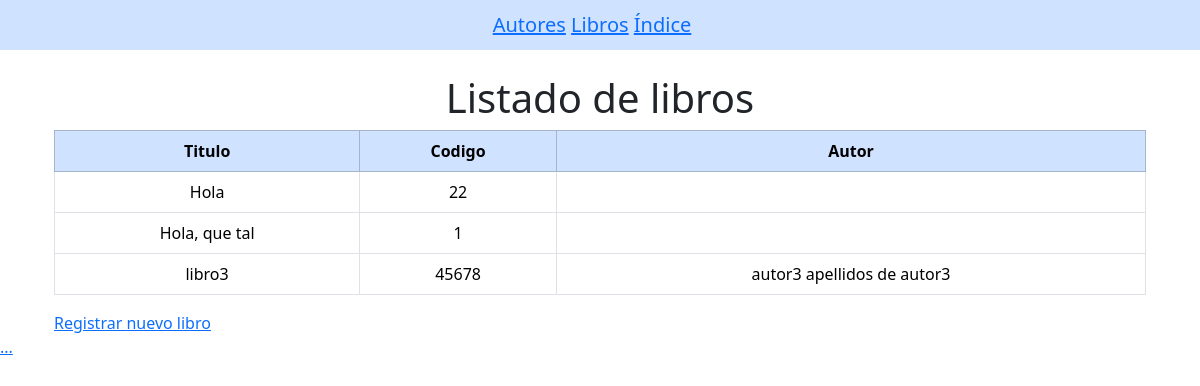
The app's page /book/, older data.
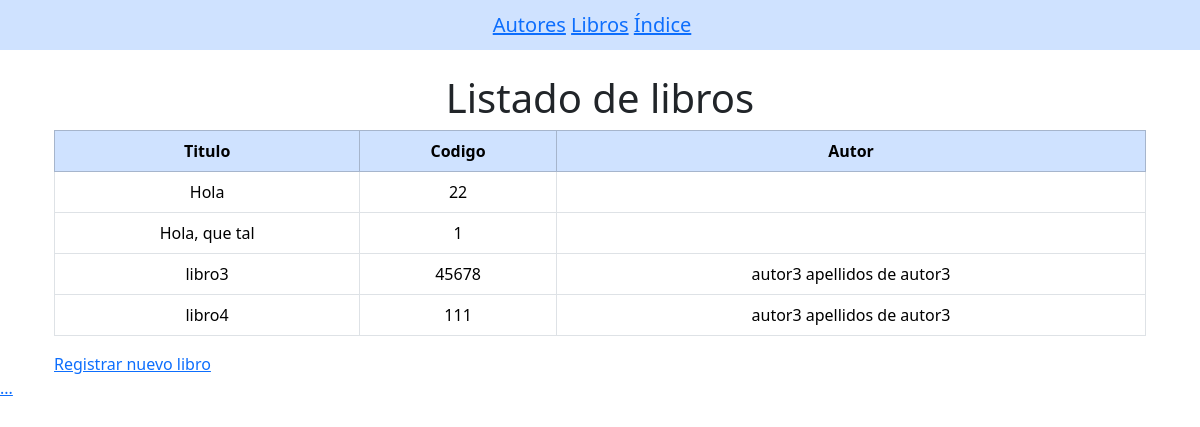
The same page, newer data.
### HolaMundo/models.py (models this page shows)
class Book (models.Model):
    title=models.CharField('Título del libro',max_length=255,unique=True)
    cod=models.CharField('Codigo',max_length=15,unique=True)
    author=models.ManyToManyField(Author)

class Author (models.Model):
    name=models.CharField (verbose_name='Nombre', # etiqueta dentro de la tabla
    max_length= 100,
    default=''
    )
    last_name=models.CharField(verbose_name='Apellido',
    max_length=150,
    default='')
    age=models.PositiveSmallIntegerField (verbose_name='Edad',)
    mail=models.EmailField(verbose_name='email',max_length=150,default='')
    def __str__(self):
        return f'{self.name} {self.last_name}'

### HolaMundo/views.py (the view)
# urls.py: path('book/', views.book),
def book (request):
    book = Book.objects.all()
    return render(request, 'book.html',{'books': book})

### HolaMundo/Templates/book.html (shortened to what this page needs)
<!DOCTYPE html>
<html lang="en">
<head>
    <link href="https://cdn.jsdelivr.net/npm/bootstrap@5.3.2/dist/css/bootstrap.min.css" rel="stylesheet">
    {% extends 'index.html' %}
    {%block content%}
    <div class="container mt-4">
    <h1 class="text-center">Listado de libros</h1>
    <table class="table table-bordered table-hover align-middle">
        <thead class="table-primary text-center">
            <th>Titulo</th>
            <th>Codigo</th>
            <th>Autor</th>
        </thead>
        <tbody>
            {% for bo in books %}
                <tr>
                <td class="text-center">{{ bo.title }} </td>
                <td class="text-center">{{ bo.cod }}</td>
                <td class="text-center">{% for au in bo.author.all %}
                {{au}}
                {% endfor %}
                </td>
                </tr>
            {% endfor %}
        </tbody>
    </table>
    <a href="/crearLibro/">Registrar nuevo libro</a>
    </div>
    {%endblock%}

Row changes from the older to the newer data that the page shows:
added Book: title "libro4", cod "111", Author (name+last_name "autor3 apellidos de autor3")
